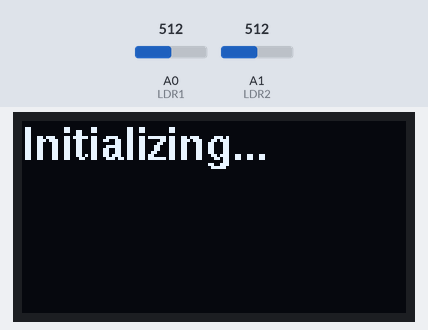
This sketch was run on a simulated Arduino Uno, built with avr-gcc and run on an emulated ATmega328P. On the bench: 128×64 one-colour display. Inputs (shaded band) come from the test bench; at power-on: A1 (LDR2) = 512, A0 (LDR1) = 512. What the sketch prints to the serial monitor is not drawn.

Above: at 1.3 s.
1.4 s: A1 (LDR2) set to 592
2.9 s: A1 (LDR2) set to 609
At 5.3 s:
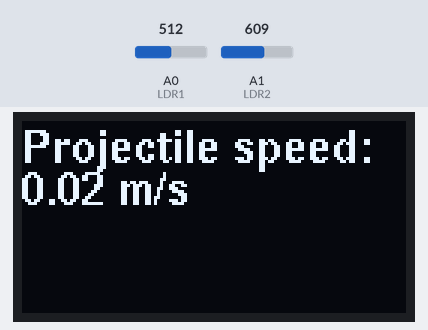
At 9.1 s:
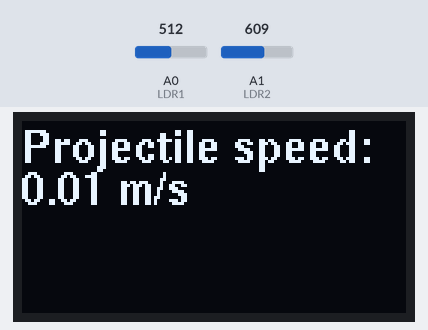
Timing chart, 0 to 10.6 s (numbered marks = the images above; inputs shaded):
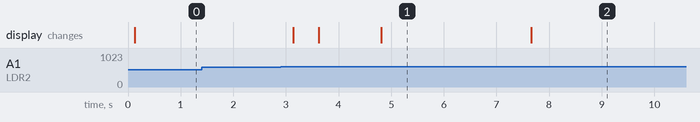

Measured:
- the behaviour switches between 600 and 601 on A1 (LDR2) (found by bisection; images 0 and 1)
- after the input at 1.4 s, every drawn part: stays the same
- after the input at 2.9 s, the display: first changes after 0.24 s (image 1 shows a later state)
- what the display in image 1 shows lasts 2.9 s, from 4.8 s to 7.7 s

The sketch:

chronograph.ino
```cpp
//Emrik Bergman 2B
//chronograph

#include <U8glib.h>
#include <Arduino.h>

U8GLIB_SSD1306_128X64 u8g(U8G_I2C_OPT_NONE);

const int LDR1 = A0; // LDR sensor 1
const int LDR2 = A1; // LDR sensor 2

unsigned long startTime;
unsigned long endTime;
float distance = 0.11; // distance between LDR sensors in meters
float speed;

void setup() {
  Serial.begin(9600); // start serial communication
  u8g.setFont(u8g_font_helvB10); // Set font to helvetica
  u8g.firstPage();
  do {
    u8g.drawStr(0, 13, "Initializing...");
  } while ( u8g.nextPage() );
  pinMode(LDR1, INPUT);
  pinMode(LDR2, INPUT);
  Serial.print("Igång");
}

void loop() {
  //in: ldrvalues
  //out: None
  //do: Measures the time that it takes for a projectile to travel between LDR1 and LDR2 and calculates the speed based on a preset distance and displays the resuölt on an oled screen
  int ldr1Value = analogRead(LDR1);
  int ldr2Value = analogRead(LDR2);
  //Serial.print(ldr1Value);


  if (ldr1Value > 600 && ldr2Value < 600) { // detect projectile passing LDR1
    startTime = millis();
  }
  if (ldr2Value > 600 && ldr1Value < 600) { // detect projectile passing LDR2
    endTime = millis();
    speed = distance / ((endTime - startTime) / 1000.0);
    Serial.print("Projectile speed: ");
    Serial.print(speed);
    Serial.println(" m/s");
    u8g.firstPage();
    do {
      u8g.drawStr(0, 14, "Projectile speed:");
      u8g.drawStr(0, 28, (String(speed) + " m/s").c_str());
    } while ( u8g.nextPage() );
  }
}
```
